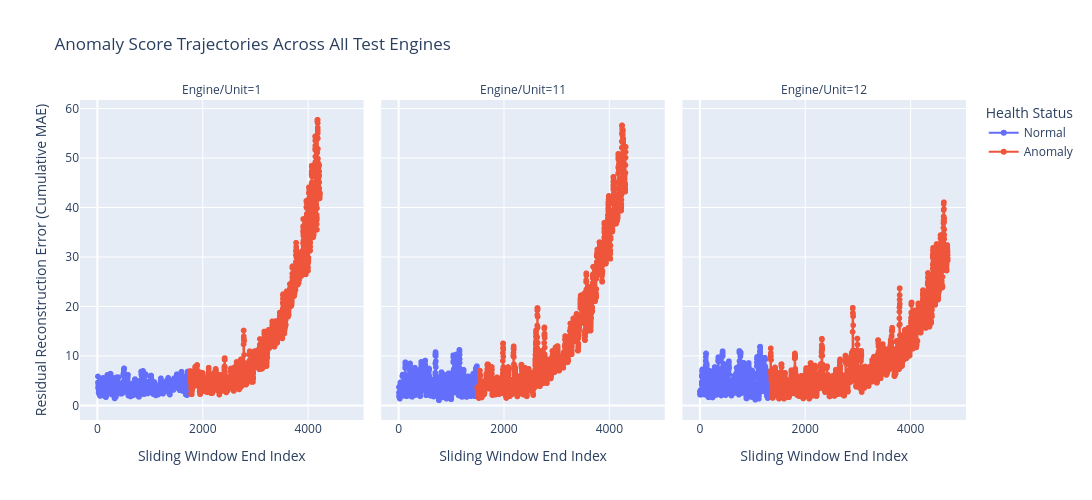

Notebook code cell kept with this figure:
### Markdown cell above
### 6.5. Plot the Anomaly Score Trajectories Over Flight Cycle Sliding Windows

### Code cell
# Plot score trajectory lines over flight cycle sliding windows for ALL test engines
score_trag_fig = px.line(
  test_results_df,
  x='Sliding Window End Index',
  y='Residual Reconstruction Error (Cumulative MAE)',
  color='Health Status',
  facet_col='Engine/Unit',
  facet_col_wrap=3,
  markers=True,
  title="Anomaly Score Trajectories Across All Test Engines"
)

# Update the anomaly score trajectory plot's size and y-axis labels
score_trag_fig.update_yaxes(title_text="", col=2)
score_trag_fig.update_yaxes(title_text="", col=3)
score_trag_fig.update_layout(height=500, width=1200)

# Display the anomaly score trajectory plot
score_trag_fig.show()

### Figure 1 — Plotly figure (JSON) as saved in the notebook; plotly's stock layout.template omitted (floating-point values rounded to 4 significant figures; data arrays with more than 128 entries replaced by an {"elided": "..."} marker saying what was removed)
{"data": [{"hovertemplate": "Health Status=Normal<br>Engine/Unit=1<br>Sliding Window End Index=%{x}<br>Residual Reconstruction Error (Cumulative MAE)=%{y}<extra></extra>", "legendgroup": "Normal", "line": {"color": "#636efa", "dash": "solid"}, "marker": {"symbol": "circle"}, "mode": "lines+markers", "name": "Normal", "showlegend": true, "type": "scattergl", "x": {"elided": "1748 int values"}, "xaxis": "x", "y": {"elided": "1748 float values"}, "yaxis": "y"}, {"hovertemplate": "Health Status=Normal<br>Engine/Unit=11<br>Sliding Window End Index=%{x}<br>Residual Reconstruction Error (Cumulative MAE)=%{y}<extra></extra>", "legendgroup": "Normal", "line": {"color": "#636efa", "dash": "solid"}, "marker": {"symbol": "circle"}, "mode": "lines+markers", "name": "Normal", "showlegend": false, "type": "scattergl", "x": {"elided": "1488 int values"}, "xaxis": "x2", "y": {"elided": "1488 float values"}, "yaxis": "y2"}, {"hovertemplate": "Health Status=Normal<br>Engine/Unit=12<br>Sliding Window End Index=%{x}<br>Residual Reconstruction Error (Cumulative MAE)=%{y}<extra></extra>", "legendgroup": "Normal", "line": {"color": "#636efa", "dash": "solid"}, "marker": {"symbol": "circle"}, "mode": "lines+markers", "name": "Normal", "showlegend": false, "type": "scattergl", "x": {"elided": "1338 int values"}, "xaxis": "x3", "y": {"elided": "1338 float values"}, "yaxis": "y3"}, {"hovertemplate": "Health Status=Anomaly<br>Engine/Unit=1<br>Sliding Window End Index=%{x}<br>Residual Reconstruction Error (Cumulative MAE)=%{y}<extra></extra>", "legendgroup": "Anomaly", "line": {"color": "#EF553B", "dash": "solid"}, "marker": {"symbol": "circle"}, "mode": "lines+markers", "name": "Anomaly", "showlegend": true, "type": "scattergl", "x": {"elided": "2469 int values"}, "xaxis": "x", "y": {"elided": "2469 float values"}, "yaxis": "y"}, {"hovertemplate": "Health Status=Anomaly<br>Engine/Unit=11<br>Sliding Window End Index=%{x}<br>Residual Reconstruction Error (Cumulative MAE)=%{y}<extra></extra>", "legendgroup": "Anomaly", "line": {"color": "#EF553B", "dash": "solid"}, "marker": {"symbol": "circle"}, "mode": "lines+markers", "name": "Anomaly", "showlegend": false, "type": "scattergl", "x": {"elided": "2819 int values"}, "xaxis": "x2", "y": {"elided": "2819 float values"}, "yaxis": "y2"}, {"hovertemplate": "Health Status=Anomaly<br>Engine/Unit=12<br>Sliding Window End Index=%{x}<br>Residual Reconstruction Error (Cumulative MAE)=%{y}<extra></extra>", "legendgroup": "Anomaly", "line": {"color": "#EF553B", "dash": "solid"}, "marker": {"symbol": "circle"}, "mode": "lines+markers", "name": "Anomaly", "showlegend": false, "type": "scattergl", "x": {"elided": "3368 int values"}, "xaxis": "x3", "y": {"elided": "3368 float values"}, "yaxis": "y3"}], "layout": {"annotations": [{"font": {}, "showarrow": false, "text": "Engine/Unit=1", "x": 0.16, "xanchor": "center", "xref": "paper", "y": 1, "yanchor": "bottom", "yref": "paper"}, {"font": {}, "showarrow": false, "text": "Engine/Unit=11", "x": 0.5, "xanchor": "center", "xref": "paper", "y": 1, "yanchor": "bottom", "yref": "paper"}, {"font": {}, "showarrow": false, "text": "Engine/Unit=12", "x": 0.84, "xanchor": "center", "xref": "paper", "y": 1, "yanchor": "bottom", "yref": "paper"}], "height": 500, "legend": {"title": {"text": "Health Status"}, "tracegroupgap": 0}, "title": {"text": "Anomaly Score Trajectories Across All Test Engines"}, "width": 1200, "xaxis": {"anchor": "y", "domain": [0, 0.32], "title": {"text": "Sliding Window End Index"}}, "xaxis2": {"anchor": "y2", "domain": [0.34, 0.66], "matches": "x", "title": {"text": "Sliding Window End Index"}}, "xaxis3": {"anchor": "y3", "domain": [0.68, 1.0], "matches": "x", "title": {"text": "Sliding Window End Index"}}, "yaxis": {"anchor": "x", "domain": [0, 1], "title": {"text": "Residual Reconstruction Error (Cumulative MAE)"}}, "yaxis2": {"anchor": "x2", "domain": [0, 1], "matches": "y", "showticklabels": false, "title": {"text": ""}}, "yaxis3": {"anchor": "x3", "domain": [0, 1], "matches": "y", "showticklabels": false, "title": {"text": ""}}}}
